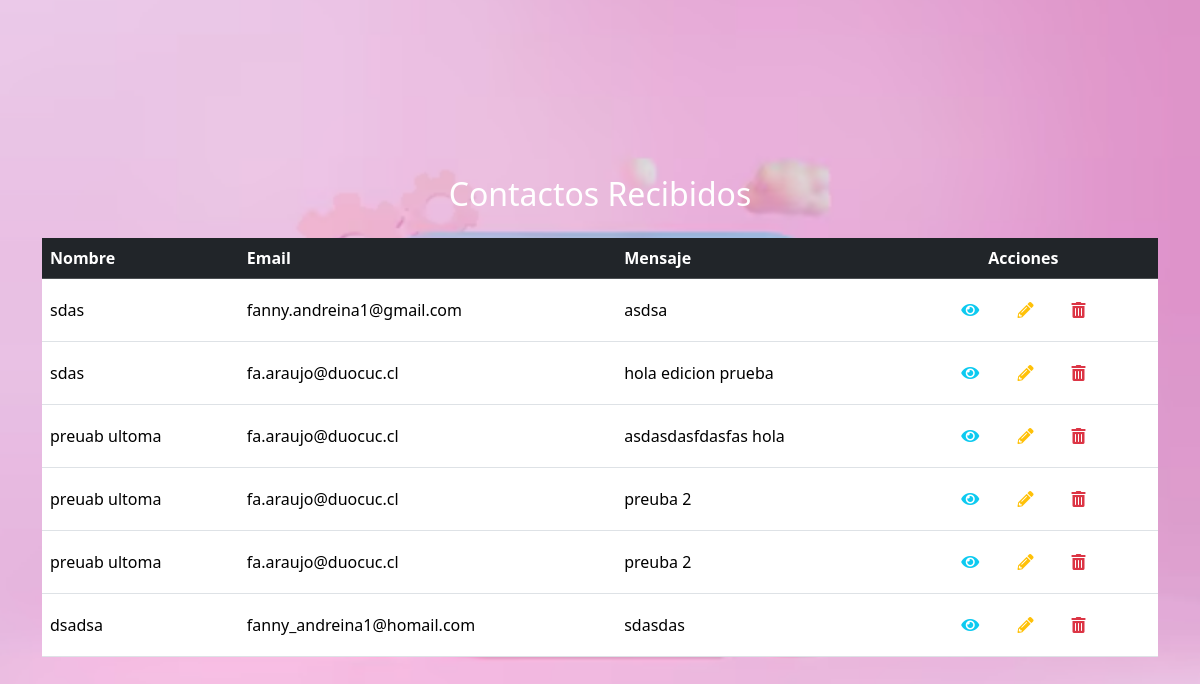
Screenshot of /contactos/ (signed in) with the database file from the repository.
### portafolio/models.py (models this page shows, shortened)
class Contacto(models.Model):
    nombre = models.CharField(max_length=100)
    email = models.EmailField()
    mensaje = models.TextField()  # Campo para el mensaje original
    mensaje_cifrado = models.TextField(default='')  # Campo para almacenar el mensaje cifrado
    fecha = models.DateTimeField(auto_now_add=True)  # Añade el campo de fecha

### portafolio/views.py (the view)
# urls.py: path('contactos/', views.contacto_lista, name='contacto_lista'),
@login_required
def contacto_lista(request):
    contactos = Contacto.objects.all()
    return render(request, 'myportfolio/contacto_lista.html', {'contactos': contactos})

### portafolio/templates/myportfolio/contacto_lista.html (shortened to what this page needs)
{% extends 'base_generic.html' %}
{% block content %}
  <div class="container mt-5">
    <h2 class="text-center mb-4">Contactos Recibidos</h2>
    <div class="table-responsive">
      <table class="table table-hover align-middle">
        <thead class="table-dark">
          <tr>
            <th scope="col">Nombre</th>
            <th scope="col">Email</th>
            <th scope="col">Mensaje</th>
            <th scope="col" class="text-center">Acciones</th>
          </tr>
        </thead>
        <tbody>
          {% for contacto in contactos %}
            <tr>
              <td>{{ contacto.nombre }}</td>
              <td>{{ contacto.email }}</td>
              <td>{{ contacto.mensaje }}</td>
              <td class="text-center">
                <a href="{% url 'contacto_detalle' contacto.pk %}" class="btn btn-link m-1" title="Ver">
                  <i class="fas fa-eye text-info"></i>
                </a>
                <a href="{% url 'contacto_editar' contacto.pk %}" class="btn btn-link m-1" title="Editar">
                  <i class="fas fa-pencil-alt text-warning"></i>
                </a>
                <form method="POST" action="{% url 'contacto_eliminar' contacto.pk %}" style="display:inline;">
                  <button type="submit" class="btn btn-link m-1" title="Eliminar" onclick="return confirm('¿Estás seguro de eliminar este contacto?');">
                    <i class="fas fa-trash-alt text-danger"></i>
                  </button>
                </form>
              </td>
            </tr>
          {% endfor %}
        </tbody>
      </table>
    </div>
  </div>
{% endblock %}

### portafolio/templates/base_generic.html (style rules this page uses)
body { background-image: url('/static/images/fondo.png'); background-size: cover; background-position: center; background-repeat: no-repeat; color: white; min-height: 100vh; display: flex; justify-content: center; align-items: center; margin: 0; padding: 0; }

### rows the page displays
Contacto: nombre "sdas", email "fanny.andreina1@gmail.com", mensaje "asdsa"
Contacto: nombre "sdas", email "fa.araujo@duocuc.cl", mensaje "hola edicion prueba"
Contacto: nombre "preuab ultoma", email "fa.araujo@duocuc.cl", mensaje "asdasdasfdasfas hola"
Contacto: nombre "preuab ultoma", email "fa.araujo@duocuc.cl", mensaje "preuba 2"
Contacto: nombre "preuab ultoma", email "fa.araujo@duocuc.cl", mensaje "preuba 2"
Contacto: nombre "dsadsa", email "fanny_andreina1@homail.com", mensaje "sdasdas"
